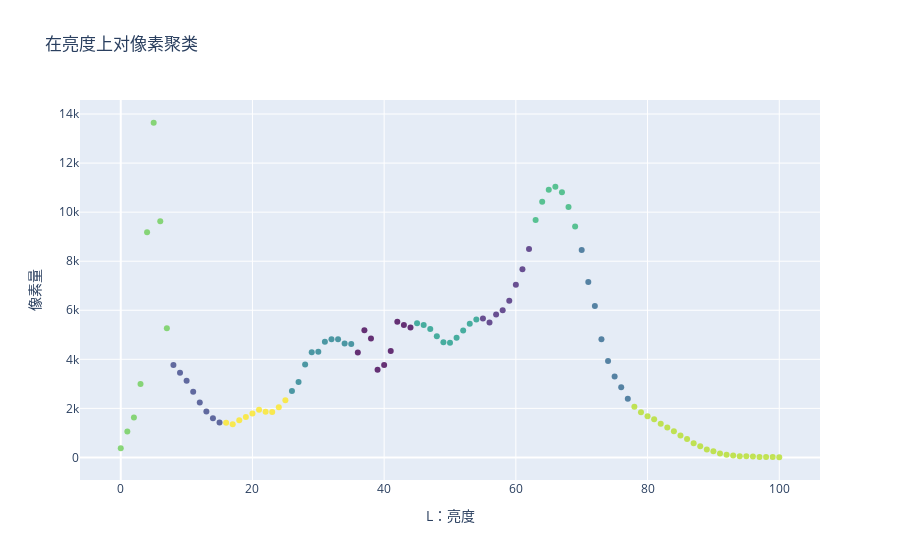

Source (notebook cell):
### Code cell
import plotly.graph_objects as go

fig = go.Figure(data=go.Scatter(
    x=df_learn_l['L'],
    y=df_learn_l['count'],
    mode='markers',
    marker=dict(
        color=df_learn_l['Cluster3'],
        colorscale='Viridis',
        opacity=0.8
    )
))

fig.update_layout(
    title='在亮度上对像素聚类',
    xaxis=dict(title='L：亮度'),
    yaxis=dict(title='像素量'),
    showlegend=False
)

fig.show()

### Figure 1 — Plotly figure (JSON) as saved in the notebook; plotly's stock layout.template omitted (floating-point values rounded to 4 significant figures)
{"data": [{"marker": {"color": [7, 7, 7, 7, 7, 7, 7, 7, 2, 2, 2, 2, 2, 2, 2, 2, 9, 9, 9, 9, 9, 9, 9, 9, 9, 9, 4, 4, 4, 4, 4, 4, 4, 4, 4, 4, 0, 0, 0, 0, 0, 0, 0, 0, 0, 5, 5, 5, 5, 5, 5, 5, 5, 5, 5, 1, 1, 1, 1, 1, 1, 1, 1, 6, 6, 6, 6, 6, 6, 6, 3, 3, 3, 3, 3, 3, 3, 3, 8, 8, 8, 8, 8, 8, 8, 8, 8, 8, 8, 8, 8, 8, 8, 8, 8, 8, 8, 8, 8, 8, 8], "colorscale": [[0, "#440154"], [0.1111, "#482878"], [0.2222, "#3e4989"], [0.3333, "#31688e"], [0.4444, "#26828e"], [0.5556, "#1f9e89"], [0.6667, "#35b779"], [0.7778, "#6ece58"], [0.8889, "#b5de2b"], [1, "#fde725"]], "opacity": 0.8}, "mode": "markers", "type": "scatter", "x": [0, 1, 2, 3, 4, 5, 6, 7, 8, 9, 10, 11, 12, 13, 14, 15, 16, 17, 18, 19, 20, 21, 22, 23, 24, 25, 26, 27, 28, 29, 30, 31, 32, 33, 34, 35, 36, 37, 38, 39, 40, 41, 42, 43, 44, 45, 46, 47, 48, 49, 50, 51, 52, 53, 54, 55, 56, 57, 58, 59, 60, 61, 62, 63, 64, 65, 66, 67, 68, 69, 70, 71, 72, 73, 74, 75, 76, 77, 78, 79, 80, 81, 82, 83, 84, 85, 86, 87, 88, 89, 90, 91, 92, 93, 94, 95, 96, 97, 98, 99, 100], "y": [379, 1053, 1631, 2992, 9180, 13645, 9625, 5267, 3773, 3457, 3130, 2680, 2240, 1875, 1602, 1423, 1418, 1350, 1515, 1644, 1787, 1943, 1865, 1847, 2049, 2332, 2705, 3077, 3791, 4291, 4311, 4719, 4816, 4821, 4648, 4623, 4274, 5188, 4852, 3578, 3770, 4336, 5527, 5398, 5292, 5475, 5403, 5236, 4942, 4691, 4673, 4877, 5173, 5445, 5620, 5666, 5500, 5825, 6005, 6391, 7041, 7669, 8494, 9676, 10425, 10909, 11032, 10816, 10210, 9420, 8456, 7155, 6170, 4823, 3932, 3299, 2859, 2392, 2063, 1839, 1680, 1555, 1377, 1219, 1064, 896, 746, 574, 459, 326, 250, 161, 105, 80, 46, 45, 35, 17, 21, 16, 7]}], "layout": {"showlegend": false, "title": {"text": "在亮度上对像素聚类"}, "xaxis": {"title": {"text": "L：亮度"}}, "yaxis": {"title": {"text": "像素量"}}}}
